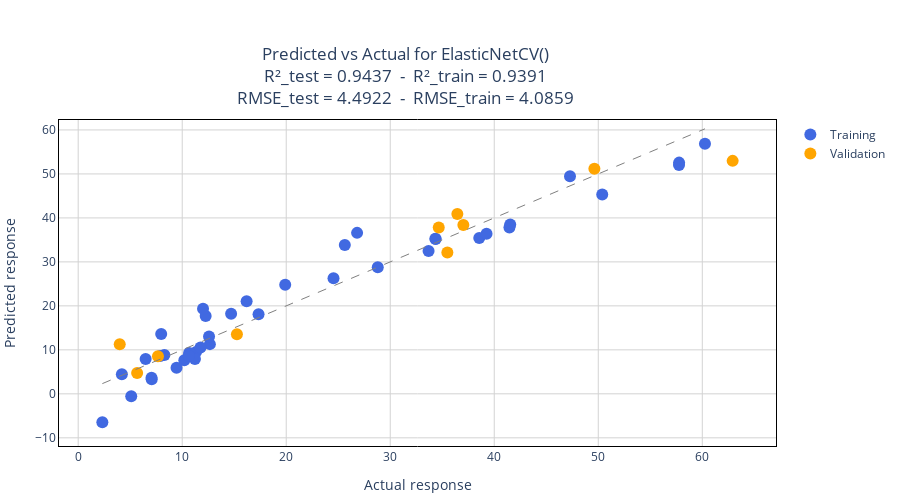
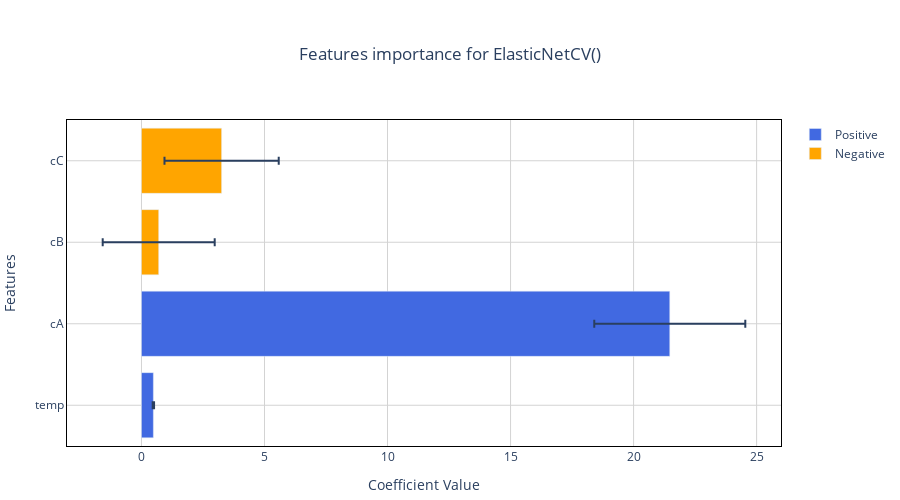

Source (notebook cell) for these figures, in order:
### Markdown cell above
Now let's make a ML model to predict the yield based on the temperature and concentrations of A, B and C.

### Code cell
analysis.model_type = "ElasticNetCV"
# analysis.model_type = "RidgeCV"
# analysis.model_type = "LinearRegression"
# analysis.model_type = "RandomForest"
# analysis.model_type = "GaussianProcess"
# analysis.model_type = "GradientBoosting"
MLmodel = analysis.compute_ML_model()
figs = analysis.plot_ML_model()
for fig in figs:
    fig.show()

### Figure 1 — Plotly figure (JSON) as saved in the notebook; plotly's stock layout.template omitted (floating-point values rounded to 4 significant figures)
{"data": [{"marker": {"color": "royalblue", "size": 12}, "mode": "markers", "name": "Training", "type": "scatter", "x": [26.81, 7.066, 7.98, 50.38, 60.26, 8.287, 38.56, 57.77, 33.68, 47.28, 5.099, 28.8, 41.46, 25.63, 17.34, 6.483, 57.76, 11.33, 41.53, 10.66, 2.322, 16.19, 34.34, 14.7, 7.886, 4.197, 10.2, 12.25, 24.55, 34.37, 12.0, 12.66, 11.22, 10.62, 12.58, 7.05, 11.76, 19.9, 9.454, 39.26], "y": [36.6, 3.296, 13.62, 45.31, 56.85, 8.83, 35.42, 52.57, 32.48, 49.46, -0.5495, 28.8, 37.82, 33.83, 18.08, 7.923, 52.03, 9.517, 38.5, 9.274, -6.45, 21.06, 35.29, 18.18, 8.599, 4.477, 7.618, 17.7, 26.27, 35.2, 19.36, 11.3, 7.941, 8.655, 13.05, 3.647, 10.55, 24.83, 5.926, 36.39]}, {"marker": {"color": "orange", "size": 12}, "mode": "markers", "name": "Validation", "type": "scatter", "x": [62.92, 49.63, 34.66, 37.03, 15.26, 35.49, 3.992, 36.45, 5.665, 7.668], "y": [52.97, 51.2, 37.83, 38.4, 13.54, 32.13, 11.27, 40.87, 4.723, 8.57]}], "layout": {"height": 500, "legend": {"bgcolor": "rgba(0,0,0,0)"}, "margin": {"b": 50, "l": 10, "r": 10, "t": 120}, "plot_bgcolor": "white", "shapes": [{"line": {"color": "Gray", "dash": "dash", "width": 1}, "type": "line", "x0": 2.322, "x1": 60.26, "y0": 2.322, "y1": 60.26}], "title": {"text": "Predicted vs Actual for ElasticNetCV()<br>R²_test = 0.9437  -  R²_train = 0.9391<br>RMSE_test = 4.4922  -  RMSE_train = 4.0859", "x": 0.45, "xanchor": "center"}, "xaxis": {"gridcolor": "lightgray", "linecolor": "black", "linewidth": 1, "mirror": true, "showgrid": true, "showline": true, "title": {"text": "Actual response"}, "zeroline": false, "zerolinecolor": "black"}, "yaxis": {"gridcolor": "lightgray", "linecolor": "black", "linewidth": 1, "mirror": true, "showgrid": true, "showline": true, "title": {"text": "Predicted response"}, "zeroline": false, "zerolinecolor": "black"}}}

### Figure 2 — Plotly figure (JSON) as saved in the notebook; plotly's stock layout.template omitted (floating-point values rounded to 4 significant figures)
{"data": [{"error_x": {"array": [0.02784, 3.069], "type": "data", "visible": true}, "marker": {"color": "royalblue"}, "name": "Positive", "orientation": "h", "type": "bar", "x": [0.4837, 21.47], "y": ["temp", "cA"]}, {"error_x": {"array": [2.276, 2.321], "type": "data", "visible": true}, "marker": {"color": "orange"}, "name": "Negative", "orientation": "h", "type": "bar", "x": [0.7002, 3.257], "y": ["cB", "cC"]}], "layout": {"barmode": "relative", "height": 500, "legend": {"bgcolor": "rgba(0,0,0,0)"}, "margin": {"b": 50, "l": 10, "r": 10, "t": 120}, "plot_bgcolor": "white", "title": {"text": "Features importance for ElasticNetCV()", "x": 0.5, "xanchor": "center"}, "xaxis": {"gridcolor": "lightgray", "linecolor": "black", "linewidth": 1, "mirror": true, "showgrid": true, "showline": true, "title": {"text": "Coefficient Value"}, "type": "linear", "zeroline": false, "zerolinecolor": "black"}, "yaxis": {"gridcolor": "lightgray", "linecolor": "black", "linewidth": 1, "mirror": true, "showgrid": true, "showline": true, "title": {"text": "Features"}, "zeroline": false, "zerolinecolor": "black"}}}
